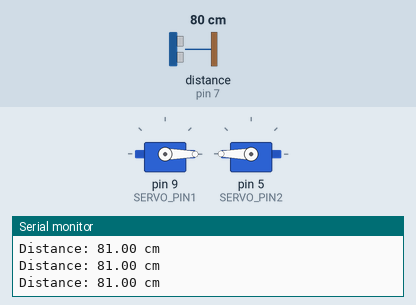
Simulated run of this sketch. Board: Arduino Uno, built with avr-gcc and run on an emulated ATmega328P. Shown: 2 × servo, the last lines printed to the serial monitor. The test bench sets the inputs (shaded band); at power-on: distance to the obstacle (sensor on pin 7) 80 cm. The echo pulse lasts 58.3 µs per cm.

Above: at 1.3 s.
1.4 s: distance to the obstacle (sensor on pin 7) set to 57 cm
2.9 s: distance to the obstacle (sensor on pin 7) set to 51 cm
At 3.5 s:
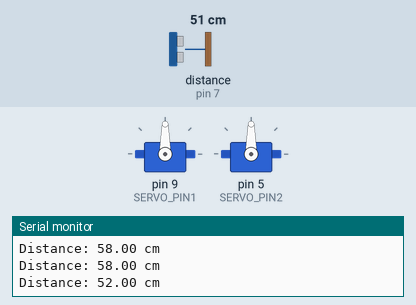
4.5 s: distance to the obstacle (sensor on pin 7) set to 120 cm
At 5.3 s:
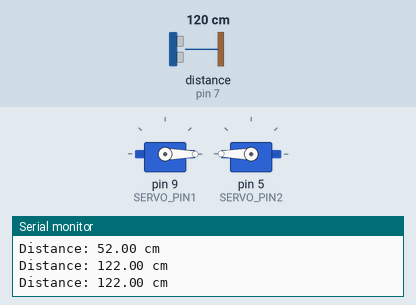
6.0 s: distance to the obstacle (sensor on pin 7) set to 35 cm
At 7.1 s:
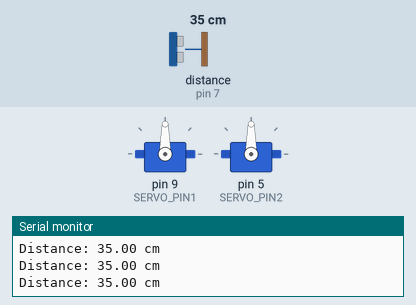
Timing chart, 0 to 8.5 s (numbered marks = the images above; inputs shaded):
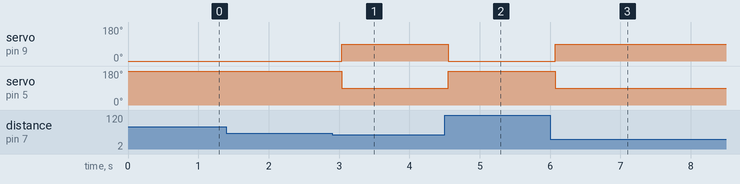

The sketch:

smart_visor_copy_20231024220746.ino
```cpp
#include <Servo.h>
#include <NewPing.h>

const int TRIG_PIN = 6;
const int ECHO_PIN = 7;
const int SERVO_PIN1 = 9;
const int SERVO_PIN2 = 5;
const int DISTANCE_THRESHOLD = 55;
const int MAX_DISTANCE = 200; // Maximum distance to measure in centimeters

Servo servo1;  // First servo motor
Servo servo2;  // Second servo motor
NewPing sonar(TRIG_PIN, ECHO_PIN, MAX_DISTANCE);

void setup() {
  Serial.begin(9600);
  pinMode(TRIG_PIN, OUTPUT);
  pinMode(ECHO_PIN, INPUT);
  servo1.attach(SERVO_PIN1);
  servo2.attach(SERVO_PIN2);
  servo1.write(0);
  servo2.write(0);
}

void loop() {
  digitalWrite(TRIG_PIN, HIGH);
  delayMicroseconds(10);
  digitalWrite(TRIG_PIN, LOW);

  unsigned int duration_us = sonar.ping(); // Get the ping time in microseconds
  float distance_cm = sonar.convert_cm(duration_us); // Convert ping time to distance in centimeters

  if (distance_cm < DISTANCE_THRESHOLD) {
    servo1.write(90); // Open position for servo1 (clockwise)
    servo2.write(90); // Open position for servo2 (counterclockwise)
  } else {
    servo1.write(0);  // Closed position for servo1 (counterclockwise)
    servo2.write(180); // Closed position for servo2 (clockwise)
  }

  Serial.print("Distance: ");
  Serial.print(distance_cm);
  Serial.println(" cm");

 delay(500);
}
```

Measured:
- the behaviour switches between 54 and 53 cm on distance to the obstacle (sensor on pin 7) (found by bisection; images 0 and 1)
- after the input at 2.9 s, servo on pin 9 (SERVO_PIN1): 0° → 90° after 0.14 s; servo on pin 5 (SERVO_PIN2): 180° → 90° after 0.14 s
- after the input at 4.5 s, servo on pin 9 (SERVO_PIN1): 90° → 0° after 0.05 s; servo on pin 5 (SERVO_PIN2): 90° → 180° after 0.05 s
- after the input at 6.0 s, servo on pin 9 (SERVO_PIN1): 0° → 90° after 0.07 s; servo on pin 5 (SERVO_PIN2): 180° → 90° after 0.07 s
